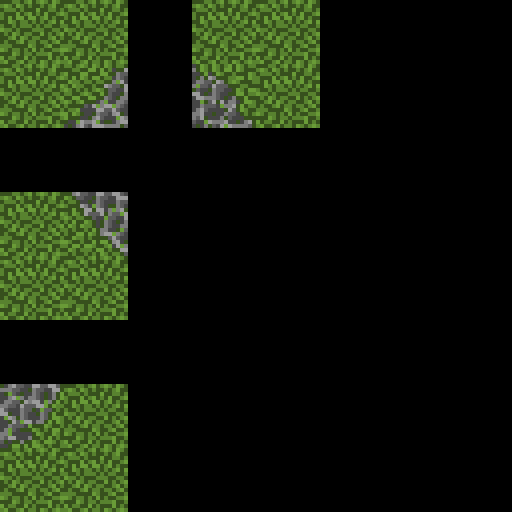

Below is a game level as drawn by its tile map, then a one-line description and the .tmx file that defines it, in full:
An orthogonal 8x8 tile map with 64x64 px tiles, 3 tile layers (regions, input_Base, output_Final).

<map version="1.0" orientation="orthogonal" renderorder="right-down" width="8" height="8" tilewidth="64" tileheight="64" nextobjectid="1">
 <tileset firstgid="1" name="grass_cobble" tilewidth="64" tileheight="64" tilecount="30" columns="6">
  <image source="grass_cobble.png" width="384" height="320" />
 </tileset>
 <layer name="regions" width="8" height="8">
  <data encoding="csv">
29,29,0,29,29,0,0,0,
29,29,0,29,29,0,0,0,
0,0,0,0,0,0,0,0,
29,29,0,0,0,0,0,0,
29,29,0,0,0,0,0,0,
0,0,0,0,0,0,0,0,
29,29,0,0,0,0,0,0,
29,29,0,0,0,0,0,0
</data>
 </layer>
 <layer name="input_Base" width="8" height="8">
  <data encoding="csv">
8,8,0,8,8,0,0,0,
8,19,0,19,8,0,0,0,
0,0,0,0,0,0,0,0,
8,19,0,0,0,0,0,0,
8,8,0,0,0,0,0,0,
0,0,0,0,0,0,0,0,
19,8,0,0,0,0,0,0,
8,8,0,0,0,0,0,0
</data>
 </layer>
 <layer name="output_Final" width="8" height="8">
  <data encoding="csv">
0,0,0,0,0,0,0,0,
0,15,0,13,0,0,0,0,
0,0,0,0,0,0,0,0,
0,3,0,0,0,0,0,0,
0,0,0,0,0,0,0,0,
0,0,0,0,0,0,0,0,
1,0,0,0,0,0,0,0,
0,0,0,0,0,0,0,0
</data>
 </layer>
</map>